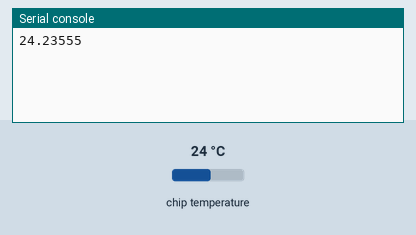
A program run on a simulated Raspberry Pi Pico running MicroPython. Parts: the last lines printed to the serial console. The test bench sets the inputs (shaded band); at power-on: chip temperature 24 °C.

Above: at 1.2 s.
1.3 s: chip temperature set to 1 °C
At 5.6 s:
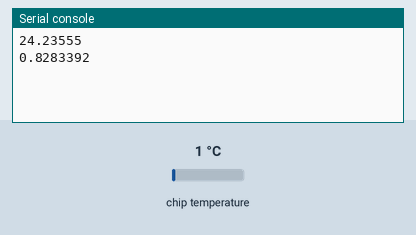
7.3 s: chip temperature set to 11 °C
At 10.6 s:
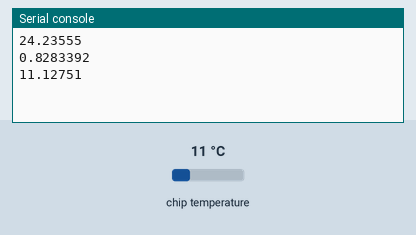
Timing chart, 0 to 12.1 s (numbered marks = the images above; inputs shaded):
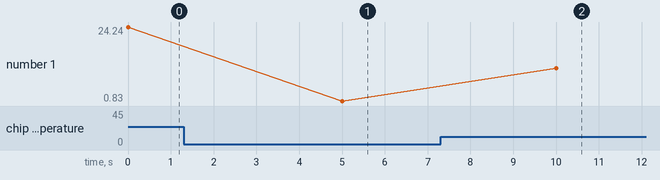

Measured:
- after the input at 1.3 s, the serial console: prints a new line after 3.7 s (image 1)
- after the input at 7.3 s, the serial console: prints a new line after 2.7 s (image 2)
- plotted number 1: 24.24 → 0.83 after the input at 1.3 s, 0.83 → 11.13 after the input at 7.3 s

The program:

get-sensor.py
```python
# MicroPython for Rapperry Pi Pico
# -*- coding: utf-8 -*-
import machine
import utime

sensor = machine.ADC(4)
conversion_factor = 3.3 / (65535)

while True:
    tempval = sensor.read_u16() * conversion_factor
    temperature = 27 - (tempval - 0.706)/0.001721
    print(temperature)
    utime.sleep(5)
```
